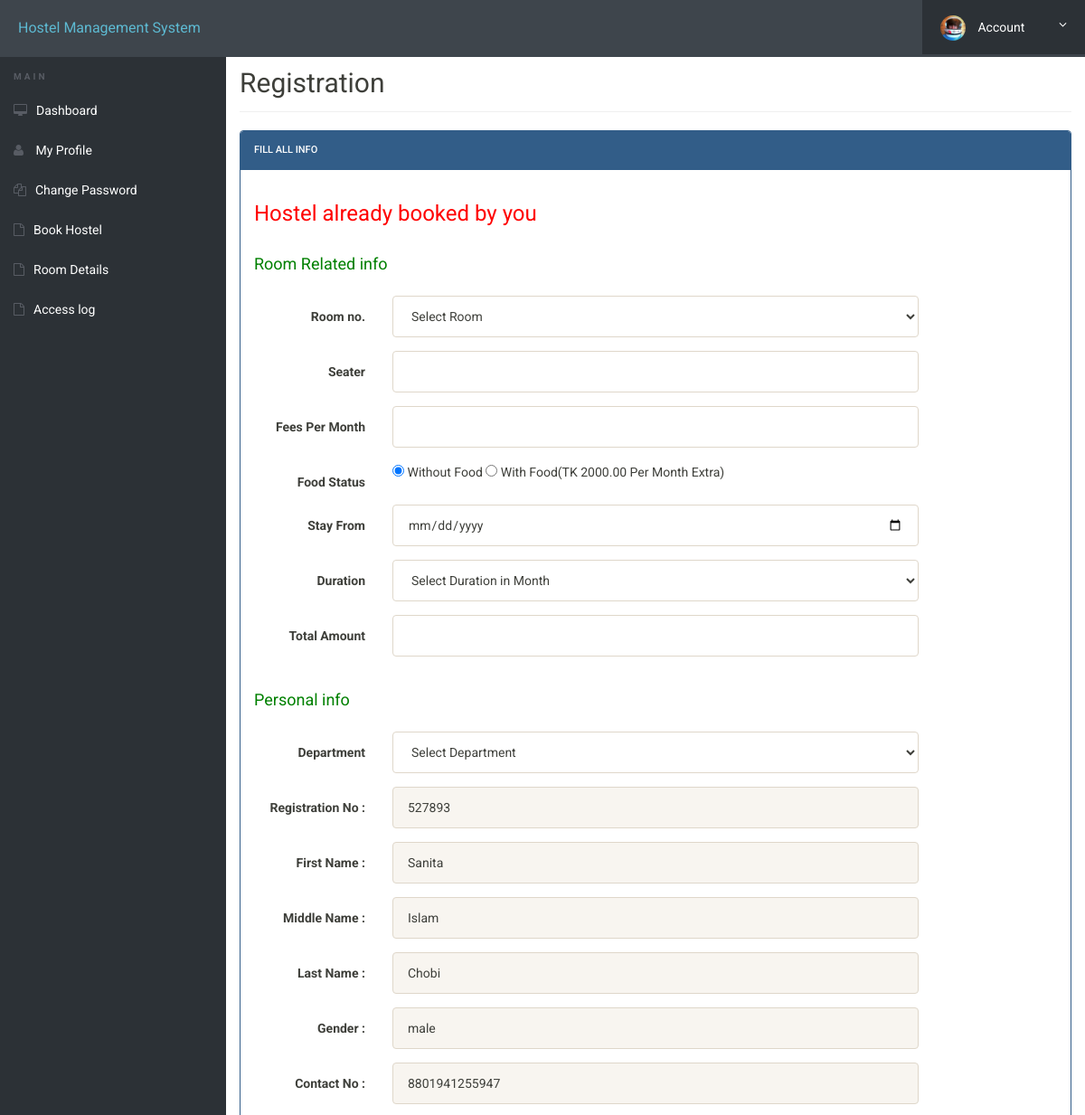
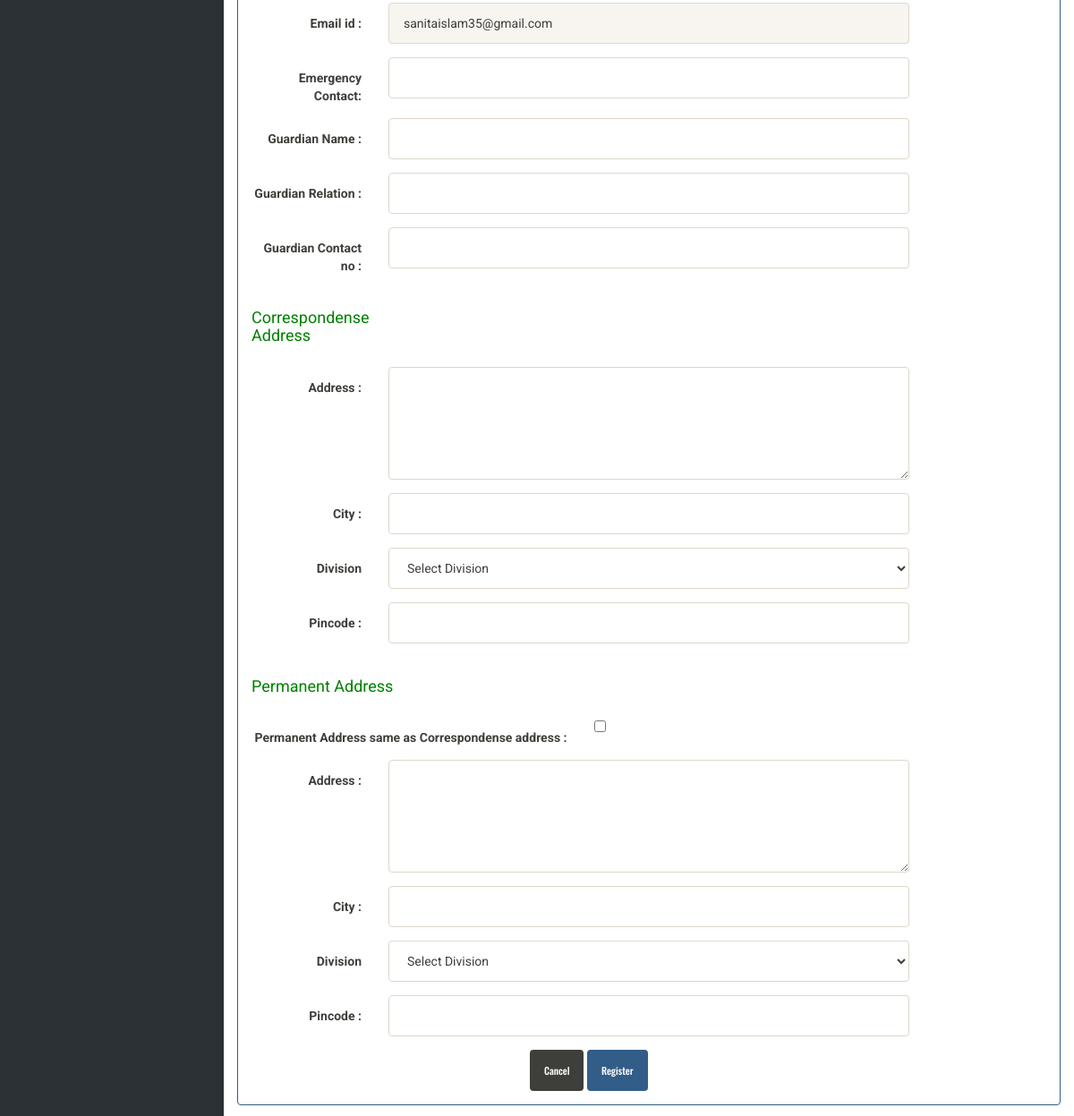
Page /book-hostel.php (signed in) on the committed database (2 pictures, top to bottom).
### tables this page shows
CREATE TABLE `userregistration` (
  `id` int(11) NOT NULL,
  `regNo` varchar(255) DEFAULT NULL,
  `firstName` varchar(255) DEFAULT NULL,
  `middleName` varchar(255) DEFAULT NULL,
  `lastName` varchar(255) DEFAULT NULL,
  `gender` varchar(255) DEFAULT NULL,
  `contactNo` bigint(20) DEFAULT NULL,
  `email` varchar(255) DEFAULT NULL,
  `password` varchar(255) DEFAULT NULL,
  `regDate` timestamp NULL DEFAULT current_timestamp(),
  `updationDate` varchar(45) DEFAULT NULL,
  `passUdateDate` varchar(45) DEFAULT NULL
);

### book-hostel.php (the view, shortened to what the rows shown need)
<?php
   include('includes/config.php');
?>
<!doctype html>
<html lang="en" class="no-js">
   <head>
      <link rel="stylesheet" href="css/font-awesome.min.css">
      <link rel="stylesheet" href="css/bootstrap.min.css">
      <link rel="stylesheet" href="css/dataTables.bootstrap.min.css">
      <link rel="stylesheet" href="css/bootstrap-social.css">
      <link rel="stylesheet" href="css/bootstrap-select.css">
      <link rel="stylesheet" href="css/fileinput.min.css">
      <link rel="stylesheet" href="css/awesome-bootstrap-checkbox.css">
      <link rel="stylesheet" href="css/style.css">
   </head>
   <body>
      <div class="ts-main-content">
         <div class="content-wrapper">
            <div class="container-fluid">
               <div class="row">
                  <div class="col-md-12">
                     <h2 class="page-title">Registration </h2>
                     <div class="row">
                        <div class="col-md-12">
                           <div class="panel panel-primary">
                              <div class="panel-body">
                                 <form method="post" action="" class="form-horizontal">
                                    <?php
                                       $aid=$_SESSION['id'];
                                       	$ret="select * from userregistration where id=?";
                                       		$stmt= $mysqli->prepare($ret) ;
                                       	 $stmt->bind_param('i',$aid);
                                       	 $stmt->execute() ;
                                       	 $res=$stmt->get_result();
                                       	   while($row=$res->fetch_object())
                                       	  {
                                    ?>
                                    <div class="form-group">
                                       <label class="col-sm-2 control-label">Registration No : </label>
                                       <div class="col-sm-8">
                                          <input type="text" name="regno" id="regno"  class="form-control" value="<?php echo $row->regNo;?>" readonly >
                                       </div>
                                    </div>
                                    <div class="form-group">
                                       <label class="col-sm-2 control-label">First Name : </label>
                                       <div class="col-sm-8">
                                          <input type="text" name="fname" id="fname"  class="form-control" value="<?php echo $row->firstName;?>" readonly>
                                       </div>
                                    </div>
                                    <div class="form-group">
                                       <label class="col-sm-2 control-label">Middle Name : </label>
                                       <div class="col-sm-8">
                                          <input type="text" name="mname" id="mname"  class="form-control" value="<?php echo $row->middleName;?>"  readonly>
                                       </div>
                                    </div>
                                    <div class="form-group">
                                       <label class="col-sm-2 control-label">Last Name : </label>
                                       <div class="col-sm-8">
                                          <input type="text" name="lname" id="lname"  class="form-control" value="<?php echo $row->lastName;?>" readonly>
                                       </div>
                                    </div>
                                    <div class="form-group">
                                       <label class="col-sm-2 control-label">Gender : </label>
                                       <div class="col-sm-8">
                                          <input type="text" name="gender" value="<?php echo $row->gender;?>" class="form-control" readonly>
                                       </div>
                                    </div>
                                    <div class="form-group">
                                       <label class="col-sm-2 control-label">Contact No : </label>
                                       <div class="col-sm-8">
                                          <input type="text" name="contact" id="contact" value="<?php echo $row->contactNo;?>"  class="form-control" readonly>
                                       </div>
                                    </div>
                                    <div class="form-group">
                                       <label class="col-sm-2 control-label">Email id : </label>
                                       <div class="col-sm-8">
                                          <input type="email" name="email" id="email"  class="form-control" value="<?php echo $row->email;?>"  readonly>
                                       </div>
                                    </div>
                                    <?php } ?>
                                 </form>
                              </div>
                           </div>
                        </div>
                     </div>
                  </div>
               </div>
            </div>
         </div>
      </div>
   </body>
</html>

### rows in the picture
userregistration: regno "527893", fname "Sanita", mname "Islam", lname "Chobi", gender "male", contact "8801941255947", email "sanitaislam35@gmail.com"
